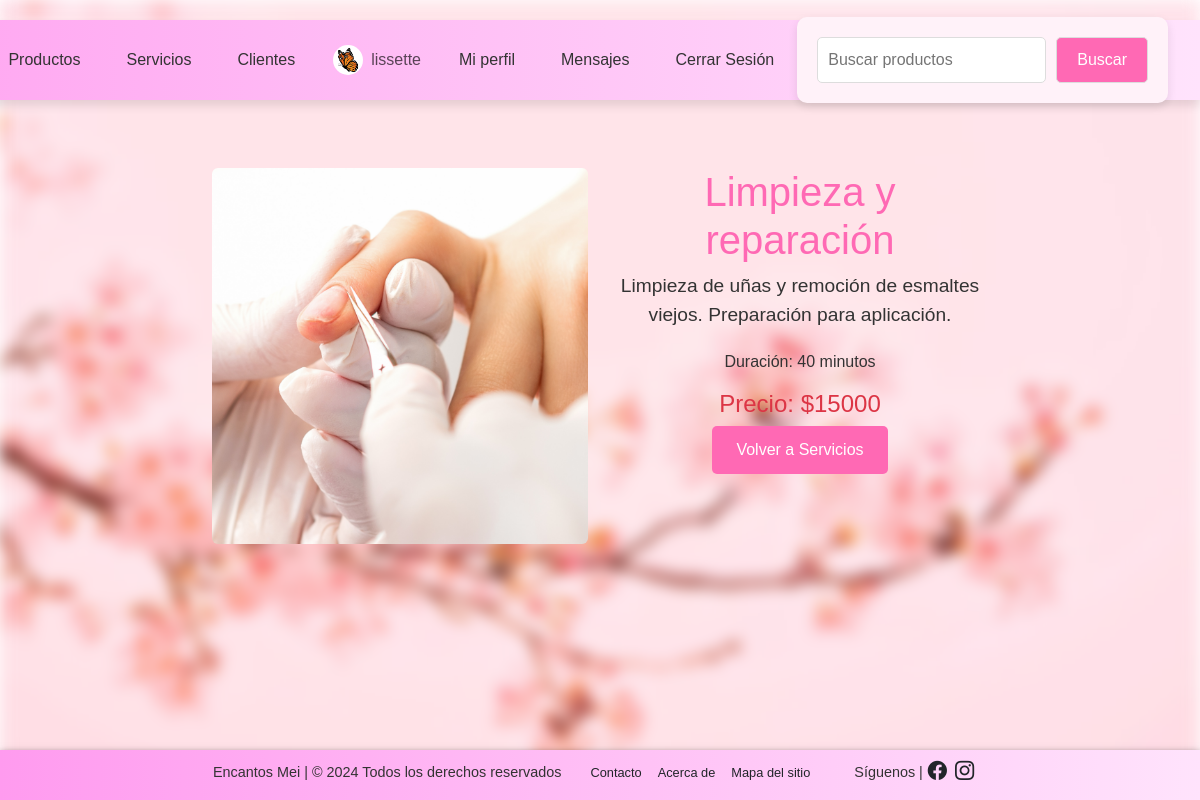
/shop/services/1/ (signed in), run on the app's committed database.
### shop/models.py (models this page shows, shortened)
class Profile(models.Model):
    user = models.OneToOneField(User, on_delete=models.CASCADE)
    address = models.CharField(max_length=255, blank=True)
    phone_number = models.CharField(max_length=20, blank=True)
    profile_picture = models.ImageField(upload_to='profile_pictures/', blank=True, null=True)

class Service(models.Model):
    name = models.CharField(max_length=100)
    description = models.TextField()
    price = models.IntegerField()
    duration = models.PositiveIntegerField(help_text="Duración en minutos")
    image = models.ImageField(upload_to='services/', blank=True, null=True)

### shop/views.py (the view)
# urls.py: path('services/<int:pk>/', ServiceDetailView.as_view(), name='service_detail'),
class ServiceDetailView(DetailView):
    model = Service
    template_name = 'service_detail.html'
    context_object_name = 'service'
    def get_context_data(self, **kwargs):
        context = super().get_context_data(**kwargs)
        context['is_admin'] = is_admin(self.request.user)
        service = self.object
        context['image_url'] = service.image.url if service.image else None
        return context

### shop/context_processors.py (called while the page is built)
def profile_context(request):
    profile = None
    if request.user.is_authenticated:
        try:
            profile = Profile.objects.get(user=request.user)
        except Profile.DoesNotExist:
            pass
    return {'profile': profile}

def notification_count(request):
    if request.user.is_authenticated:
        count = Notification.objects.filter(user=request.user, read=False).count()
        return {'notification_count': count}
    return {'notification_count': 0}

### shop/views.py (called while the page is built)
def is_admin(user):
    return user.groups.filter(name='Administradora de tienda').exists() or user.is_superuser

### shop/templates/service_detail.html (shortened to what this page needs)
{% extends 'base.html' %}
{% block content %}
<div class="container mt-5">
    <div class="row">
        <div class="col-md-6">
            <img src="{{ image_url }}" class="img-fluid rounded" alt="{{ service.name }}" {% if not image_url %}style="display:none;"{% endif %}>
        </div>
        <div class="col-md-6">
            <h1>
                {{ service.name }}
            </h1>
            <p class="lead">
                {{ service.description }}
            </p>
            <p>
                Duración: {{ service.duration }} minutos
            </p>
            <p class="h4 text-danger">
                Precio: ${{ service.price }}
            </p>
            <a href="{% url 'services' %}" class="btn btn-secondary">
                Volver a Servicios
            </a>
        </div>
    </div>
</div>
{% endblock %}

### shop/templates/base.html (shortened to what this page needs)
{% load static %}
<!DOCTYPE html>
<html lang="es">
    <head>
        <link rel="stylesheet" href="https://stackpath.bootstrapcdn.com/bootstrap/4.5.2/css/bootstrap.min.css">
        <link href="https://cdn.jsdelivr.net/npm/bootstrap@5.3.3/dist/css/bootstrap.min.css" rel="stylesheet">
        <link rel="stylesheet" href="https://cdn.jsdelivr.net/npm/bootstrap-icons@1.8.1/font/bootstrap-icons.css">
        <link rel="stylesheet" href="{% static 'css/styles.css' %}">
    </head>
    <body>
        <nav class="navbar navbar-expand-lg custom-navbar" role="navigation">
    <div class="container-fluid">
        <div class="collapse navbar-collapse" id="navbarNav">
            <ul class="navbar-nav me-auto">
                <li class="nav-item">
                    <a class="nav-link {% if request.path == '/shop/products/' %}active{% endif %}" href="{% url 'products' %}">Productos</a>
                </li>
                <li class="nav-item">
                    <a class="nav-link {% if request.path == '/shop/services/' %}active{% endif %}" href="{% url 'services' %}">Servicios</a>
                </li>
                        {% if user.is_authenticated %}
                        {% if is_admin %}
                        <li class="nav-item">
                            <a class="nav-link {% if request.path == '/shop/clients/' %}active{% endif %}" href="{% url 'clients' %}">Clientes</a>
                        </li>
                    {% endif %}
                            <li class="nav-item">
                                <span class="navbar-text d-flex align-items-center" style="white-space: nowrap;">
                                    {% if profile and profile.profile_picture %}
                                        <img src="{{ profile.profile_picture.url }}" alt="Imagen de perfil" width="30" height="30" class="rounded-circle me-2" style="margin-right: 5px;">
                                    {% endif %}{{ user.username }}
                                </span>
                            </li>
                            <li class="nav-item">
                                <a class="nav-link {% if request.path == '/shop/profile/' %}active{% endif %}" href="{% url 'profile' %}">
                                    Mi perfil
                                </a>
                            </li>
                            <li class="nav-item">
                                <a class="nav-link {% if request.path == '/messages/messages/' %}active{% endif %}" href="{% url 'messages' %}">
                                    Mensajes
                                </a>
                            </li>
                            <li class="nav-item">
                                <a class="nav-link {% if request.path == '/shop/logout/' %}active{% endif %}" href="{% url 'logout' %}">
                                    Cerrar Sesión
                                </a>
                            </li>
                        {% endif %}
                    </ul>
                    <div style="display: flex; justify-content: center; align-items: center; margin: 20px auto; max-width: 400px; height: 80px;">
                        <form class="form-search" method="GET" action="{% url 'search_products' %}" role="search" style="display: flex; width: 100%; align-items: center;">
                            <input  type="search" name="query" placeholder="Buscar productos" aria-label="Search" style="flex: 1; margin-right: 10px; border: 1px solid #ddd; border-radius: 5px; padding: 10px;">
                            <button class="btn btn-outline-light" type="submit" style="border: 1px solid #ddd; border-radius: 5px; padding: 10px 20px;">
                                Buscar
                            </button>
                        </form>
                    </div>
                </div>
            </div>
        </nav>
        <div class="content">
            {% block content %}
            {% endblock %}
        </div>
        <footer class="bg-light text-center text-lg-start mt-auto">
            <div class="container p-2">
                <div class="row justify-content-between align-items-center">
                    <div class="col-auto">
                        <h5 style="display: inline;">Encantos Mei | © 2024 Todos los derechos reservados</p>
                    </div>
                    <div class="col-auto">
                        <ul class="list-unstyled d-flex" style="font-size: 0.8rem; padding: 0; margin: 0;">
                            <li class="me-3"><a href="{% url 'contact' %}" class="text-dark text-decoration-none hover-link">Contacto</a></li>
                            <li class="me-3"><a href="{% url 'about' %}" class="text-dark text-decoration-none hover-link">Acerca de</a></li>
                            <li><a href="{% url 'pages' %}" class="text-dark text-decoration-none hover-link">Mapa del sitio</a></li>
                        </ul>
                    </div>
                    <div class="col-auto">
                        <h5 style="display: inline;">Síguenos |</h5>
                        <a href="#" class="me-2 text-dark hover-link" style="display: inline;"><i class="bi bi-facebook" style="font-size: 1.2rem;"></i></a>
                        <a href="#" class="text-dark hover-link" style="display: inline;"><i class="bi bi-instagram" style="font-size: 1.2rem;"></i></a>
                    </div>
                </div>
            </div>
        </footer>
    </body>
</html>

### shop/static/css/styles.css (style rules this page uses)
body { font-family: 'Arial', sans-serif; color: #333; margin: 0; padding: 0; min-height: 100vh; display: flex; flex-direction: column; overflow-y: scroll; }
body::before { content: ''; position: fixed; top: 0; left: 0; right: 0; bottom: 0; background-image: url("../images/pink_flowers.jpg"); background-size: cover; background-position: center; filter: blur(8px); z-index: -1; }
h1 { color: #ff69b4; }
.lead { font-size: 1.2em; margin-bottom: 20px; }
.h4.text-danger { color: #dc3545; }
nav { position: relative; top: 20px; right: 20px; background-color: rgba(255, 255, 255, 0.2); border-radius: 15px; padding: 10px 20px; box-shadow: 0 6px 10px rgba(0, 0, 0, 0.1); display: flex; justify-content: flex-end; align-items: center; transition: background-color 0.3s; }
nav ul { list-style: none; padding: 0; margin: 0; display: flex; }
nav li { margin: 15px; align-self: center; }
nav a { text-decoration: none; color: #333; padding: 10px 15px; border-radius: 5px; transition: background-color 0.3s, color 0.3s; }
.navbar { position: fixed; right: 0; top: 20px; border-radius: 50px 0 0 50px; padding: 10px 20px; display: flex; align-items: center; height: 80px; box-shadow: 0 6px 10px rgba(0, 0, 0, 0.1); z-index: 1000; background: linear-gradient(270deg, rgba(255, 227, 252, 1) 0%, rgba(255, 155, 239, 1) 100%); }
.navbar-nav .nav-item { margin-right: 15px; }
.navbar-nav .nav-link { white-space: nowrap; color: #333; }
.container { max-width: 800px; margin: auto; }
form { max-width: 400px; margin: 20px auto; padding: 20px; background-color: #fff2f9; border-radius: 10px; box-shadow: 0 4px 10px rgba(0, 0, 0, 0.1); display: flex; flex-direction: column; align-items: center; }
footer { position: relative; left: 0; bottom: 0; z-index: 10; width: 100%; min-height: 50px; background: linear-gradient(270deg, rgba(255, 227, 252, 1) 0%, rgba(255, 155, 239, 1) 100%); box-shadow: 0 4px 8px rgba(0, 0, 0, 0.8); }
footer .container { display: flex; justify-content: space-between; align-items: center; }
footer .row { width: 100%; flex-wrap: nowrap; align-items: center; }
footer h5, footer p { font-size: 0.9rem; margin: 0 5px; }
footer ul { list-style: none; padding: 0; margin: 0; display: flex; }
footer li { margin-right: 15px; }
.hover-link { transition: color 0.3s ease; }
footer .col-auto { display: flex; align-items: center; }
.d-flex { align-items: center; }
.content { position: relative; z-index: 1; padding: 20px; text-align: center; flex: 1; margin-top: 100px; }
.btn { padding: 12px 24px; background-color: rgba(255, 105, 180, 1); color: white; border: none; border-radius: 5px; font-size: 16px; transition: background-color 0.3s, transform 0.3s; opacity: 100%; }
.container { display: flex; justify-content: center; align-items: center; height: 100%; }
.form-search { max-width: 400px; margin: 20px auto; padding: 20px; background-color: #fff2f9; border-radius: 10px; box-shadow: 0 4px 10px rgba(0, 0, 0, 0.1); display: flex; flex-direction: row; align-items: center; }

### data on the page
Profile: profile_picture (picture)
Service: name "Limpieza y reparación", description "Limpieza de uñas y remoción de esmaltes viejos. Preparación para aplicación.", duration "40", price "15000"

### other printed values
{{ user.username }} "lissette"
